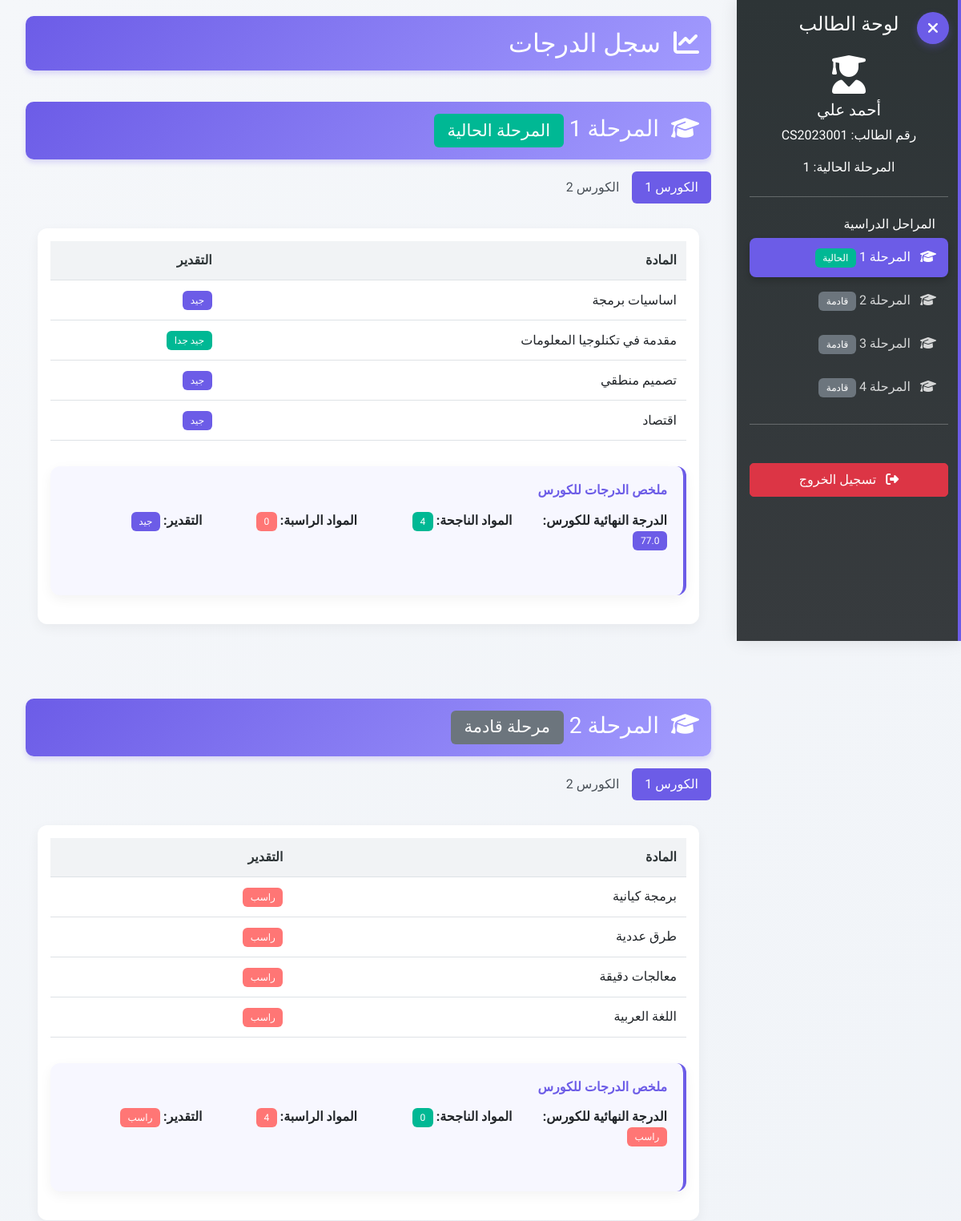
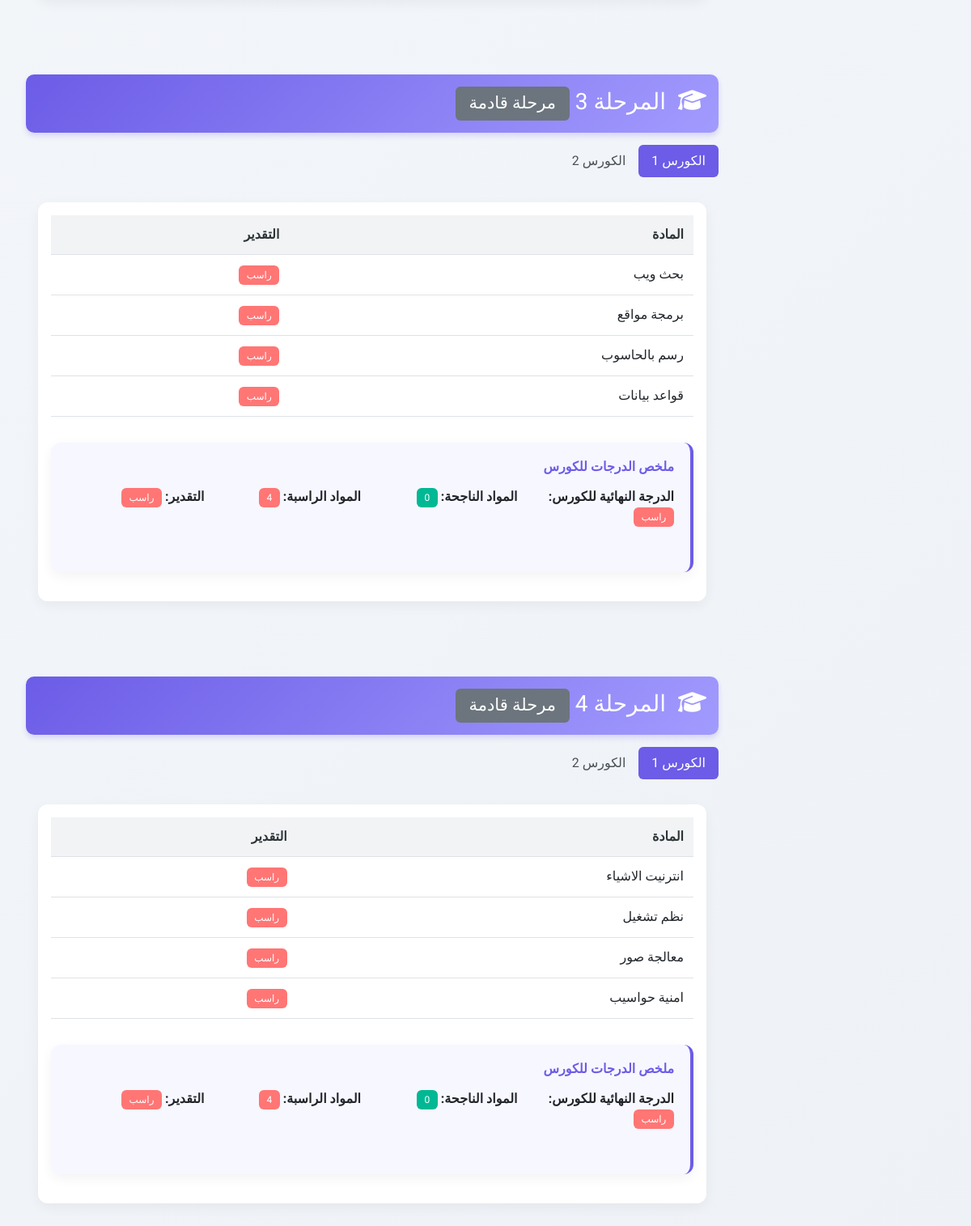
Screenshot of /student/dashboard (signed in) with the database file from the repository (2 pictures, top to bottom).
### app.py (models this page shows, shortened)
class User(db.Model, UserMixin):
    id = db.Column(db.Integer, primary_key=True)
    username = db.Column(db.String(100), unique=True, nullable=False)
    password_hash = db.Column(db.String(200), nullable=False)
    name = db.Column(db.String(100), nullable=False)
    user_type = db.Column(db.String(20), nullable=False)  # 'instructor', 'student', 'admin'
    failed_login_attempts = db.Column(db.Integer, default=0)  # عدد محاولات تسجيل الدخول الفاشلة
    is_locked = db.Column(db.Boolean, default=False)  # حالة حساب المستخدم (مقفل أم لا)

class Student(db.Model):
    id = db.Column(db.Integer, primary_key=True)
    user_id = db.Column(db.Integer, db.ForeignKey('user.id'), nullable=False)
    student_id = db.Column(db.String(20), unique=True, nullable=False)
    stage = db.Column(db.Integer, nullable=False)  # 1, 2, 3, or 4
    grades = db.relationship('Grade', backref='student', lazy=True)

class Course(db.Model):
    id = db.Column(db.Integer, primary_key=True)
    name = db.Column(db.String(100), nullable=False)
    stage = db.Column(db.Integer, nullable=False)  # 1, 2, 3, or 4
    semester = db.Column(db.Integer, nullable=False)  # 1 or 2
    units = db.Column(db.Integer, nullable=False)  # between 2-8
    grades = db.relationship('Grade', backref='course', lazy=True)

class Grade(db.Model):
    id = db.Column(db.Integer, primary_key=True)
    student_id = db.Column(db.Integer, db.ForeignKey('student.id'), nullable=False)
    course_id = db.Column(db.Integer, db.ForeignKey('course.id'), nullable=False)
    coursework = db.Column(db.Integer, nullable=False, default=0)  # 0-50
    final_exam = db.Column(db.Integer, nullable=False, default=0)  # 0-50
    decision_marks = db.Column(db.Integer, nullable=False, default=0)  # 0-10
    academic_year = db.Column(db.String(20), nullable=False)
    @property
    def total(self):
        return self.coursework + self.final_exam + self.decision_marks
    @property
    def grade_evaluation(self):
        total = self.total
        if total < 50:
            return "راسب"
        elif total < 60:
            return "مقبول"
        elif total < 70:
            return "متوسط"
        elif total < 80:
            return "جيد"
        elif total < 90:
            return "جيد جدا"
        else:
            return "امتياز"

### app.py (the view)
@app.route('/student/dashboard')
@login_required
def student_dashboard():
    if current_user.user_type != 'student':
        flash('غير مصرح لك بالوصول إلى هذه الصفحة', 'danger')
        return redirect(url_for('login'))
    session['active_page'] = 'student_dashboard'
    student = Student.query.filter_by(user_id=current_user.id).first()
    if not student:
        flash('لم يتم العثور على بيانات الطالب', 'danger')
        return redirect(url_for('login'))
    current_stage = student.stage
    stages = []
    stages.append(current_stage)
    for stage in range(current_stage-1, 0, -1):
        stages.append(stage)
    for stage in range(current_stage+1, 5):
        stages.append(stage)
    semesters = [1, 2]
    all_grades = {}
    stage_gpas = {}  # لتخزين المعدل النهائي لكل مرحلة
    student_info = {
        'name': current_user.name,
        'id': student.student_id,
        'current_stage': current_stage
    }
    for stage in stages:
        all_grades[stage] = {}
        try:
            stage_gpas[stage] = calculate_stage_gpa(student.id, stage)
        except Exception as e:
            app.logger.error(f"خطأ في حساب معدل المرحلة {stage}: {str(e)}")
            stage_gpas[stage] = 0
        for semester in semesters:
            semester_grades = []
            try:
                courses = Course.query.filter_by(stage=stage, semester=semester).all()
                for course in courses:
                    grade = Grade.query.filter_by(student_id=student.id, course_id=course.id).first()
                    if grade:
                        semester_grades.append({
                            'course': course,
                            'grade': grade
                        })
            except Exception as e:
                app.logger.error(f"خطأ في جلب درجات الكورس {semester} للمرحلة {stage}: {str(e)}")
            all_grades[stage][semester] = semester_grades
    return render_template('student_dashboard.html',
                           all_grades=all_grades,
                           stages=stages,
                           semesters=semesters,
                           stage_gpas=stage_gpas,
                           student_info=student_info)

### templates/student_dashboard.html (shortened to what this page needs)
{% extends "base.html" %}
{% block content %}
<div class="sidebar-toggle" title="إخفاء/إظهار القائمة الجانبية">
    <i class="fas fa-bars"></i>
</div>
<div class="sidebar">
    <div class="p-3">
        <h4 class="text-center mb-4">لوحة الطالب</h4>
        <div class="text-center mb-4">
            <i class="fas fa-user-graduate fa-3x mb-2"></i>
            <h5>{{ student_info.name }}</h5>
            <p class="text-white">رقم الطالب: {{ student_info.id }}</p>
            <p class="text-white">المرحلة الحالية: {{ student_info.current_stage }}</p>
        </div>
        <hr>
        <h6 class="sidebar-heading px-3 mt-4 mb-2 text-white">المراحل الدراسية</h6>
        <ul class="nav flex-column" id="stageNav">
            {% for stage in stages %}
            <li class="nav-item">
                <a class="nav-link {% if loop.first %}active{% endif %}" href="#stage{{ stage }}">
                    <i class="fas fa-graduation-cap me-2"></i>
                    المرحلة {{ stage }}
                    {% if stage == student_info.current_stage %}
                    <span class="badge bg-success">الحالية</span>
                    {% elif stage < student_info.current_stage %}
                    <span class="badge bg-info">سابقة</span>
                    {% else %}
                    <span class="badge bg-secondary">قادمة</span>
                    {% endif %}
                </a>
            </li>
            {% endfor %}
        </ul>
        <hr>
        <div class="mt-5">
            <a href="{{ url_for('logout') }}" class="btn btn-danger w-100">
                <i class="fas fa-sign-out-alt me-2"></i>
                تسجيل الخروج
            </a>
        </div>
    </div>
</div>
<div class="content">
    <div class="container-fluid">
        <div class="row mb-4">
            <div class="col-md-12">
                <h2 class="stage-title fade-in">
                    <i class="fas fa-chart-line me-2"></i>
                    سجل الدرجات
                </h2>
            </div>
        </div>
        <div class="slide-in">
            {% for stage in stages %}
                <div id="stage{{ stage }}" class="mb-5">
                    <h3 class="stage-title">
                        <i class="fas fa-graduation-cap me-2"></i>
                        المرحلة {{ stage }}
                        {% if stage == student_info.current_stage %}
                        <span class="badge bg-success">المرحلة الحالية</span>
                        {% elif stage < student_info.current_stage %}
                        <span class="badge bg-info">مرحلة سابقة</span>
                        {% else %}
                        <span class="badge bg-secondary">مرحلة قادمة</span>
                        {% endif %}
                    </h3>
                    <ul class="nav nav-pills mb-3" id="pills-tab-{{ stage }}" role="tablist">
                        {% for semester in semesters %}
                            <li class="nav-item" role="presentation">
                                <button class="nav-link {% if loop.first %}active{% endif %}"
                                        id="pills-semester{{ stage }}-{{ semester }}-tab"
                                        data-bs-toggle="pill"
                                        data-bs-target="#pills-semester{{ stage }}-{{ semester }}"
                                        type="button"
                                        role="tab"
                                        aria-controls="pills-semester{{ stage }}-{{ semester }}"
                                        aria-selected="{% if loop.first %}true{% else %}false{% endif %}">
                                    الكورس {{ semester }}
                                </button>
                            </li>
                        {% endfor %}
                    </ul>
                    <div class="tab-content" id="pills-tabContent-{{ stage }}">
                        {% for semester in semesters %}
                            <div class="tab-pane fade {% if loop.first %}show active{% endif %}"
                                 id="pills-semester{{ stage }}-{{ semester }}"
                                 role="tabpanel"
                                 aria-labelledby="pills-semester{{ stage }}-{{ semester }}-tab">
                                {% if all_grades[stage][semester] %}
                                    <div class="card grade-table">
                                        <div class="card-body">
                                            <div class="table-responsive">
                                                <table class="table table-hover">
                                                    <thead>
                                                        <tr>
                                                            <th>المادة</th>
                                                            <th>التقدير</th>
                                                        </tr>
                                                    </thead>
                                                    <tbody>
                                                        {% for item in all_grades[stage][semester] %}
                                                            <tr>
                                                                <td>{{ item.course.name }}</td>
                                                                <td>
                                                                    <span class="badge {% if item.grade.total < 50 %}bg-danger{% elif item.grade.total < 60 %}bg-warning{% elif item.grade.total < 70 %}bg-info{% elif item.grade.total < 80 %}bg-primary{% elif item.grade.total < 90 %}bg-success{% else %}bg-success{% endif %}">
                                                                        {{ item.grade.grade_evaluation }}
                                                                    </span>
                                                                </td>
                                                            </tr>
                                                        {% endfor %}
                                                    </tbody>
                                                </table>
                                            </div>
                                            {% set total_grades = namespace(value=0) %}
                                            {% set passed_courses = namespace(value=0) %}
                                            {% set failed_courses = namespace(value=0) %}
                                            {% for item in all_grades[stage][semester] %}
                                                {% set total_grades.value = total_grades.value + item.grade.total %}
                                                {% if item.grade.total >= 50 %}
                                                    {% set passed_courses.value = passed_courses.value + 1 %}
                                                {% else %}
                                                    {% set failed_courses.value = failed_courses.value + 1 %}
                                                {% endif %}
                                            {% endfor %}
                                            {% set average_grade = total_grades.value / all_grades[stage][semester]|length if all_grades[stage][semester]|length > 0 else 0 %}
                                            {% set overall_evaluation = '' %}
                                            {% if average_grade < 50 %}
                                                {% set overall_evaluation = 'ضعيف' %}
                                            {% elif average_grade < 60 %}
                                                {% set overall_evaluation = 'مقبول' %}
                                            {% elif average_grade < 70 %}
                                                {% set overall_evaluation = 'متوسط' %}
                                            {% elif average_grade < 80 %}
                                                {% set overall_evaluation = 'جيد' %}
                                            {% elif average_grade < 90 %}
                                                {% set overall_evaluation = 'جيد جدا' %}
                                            {% else %}
                                                {% set overall_evaluation = 'امتياز' %}
                                            {% endif %}
                                            <div class="summary-box mt-3">
                                                <h6 class="mb-3">ملخص الدرجات للكورس</h6>
                                                <div class="row">
                                                    <div class="col-md-3">
                                                        {% if failed_courses.value == 0 %}
                                                        <p><strong>الدرجة النهائية للكورس:</strong> <span class="badge bg-primary">{{ average_grade|round(4) }}</span></p>
                                                        {% else %}
                                                        <p><strong>الدرجة النهائية للكورس:</strong> <span class="badge bg-danger">راسب</span></p>
                                                        {% endif %}
                                                    </div>
                                                    <div class="col-md-3">
                                                        <p><strong>المواد الناجحة:</strong> <span class="badge bg-success">{{ passed_courses.value }}</span></p>
                                                    </div>
                                                    <div class="col-md-3">
                                                        <p><strong>المواد الراسبة:</strong> <span class="badge bg-danger">{{ failed_courses.value }}</span></p>
                                                    </div>
                                                    <div class="col-md-3">
                                                        {% if failed_courses.value == 0 %}
                                                        <p><strong>التقدير:</strong> <span class="badge {% if average_grade < 50 %}bg-danger{% elif average_grade < 60 %}bg-warning{% elif average_grade < 70 %}bg-info{% elif average_grade < 80 %}bg-primary{% elif average_grade < 90 %}bg-success{% else %}bg-success{% endif %}">{{ overall_evaluation }}</span></p>
                                                        {% else %}
                                                        <p><strong>التقدير:</strong> <span class="badge bg-danger">راسب</span></p>
                                                        {% endif %}
                                                    </div>
                                                </div>
                                            </div>
                                        </div>
                                    </div>
                                {% else %}
                                    <div class="alert alert-info">
                                        <i class="fas fa-info-circle me-2"></i>
                                        لا توجد درجات متاحة لهذا الكورس حتى الآن.
                                    </div>
                                {% endif %}
                            </div>
                        {% endfor %}
                    </div>
                </div>
            {% endfor %}
        </div>
    </div>
</div>
{% endblock %}

### templates/base.html (shortened to what this page needs)
<!DOCTYPE html>
<html lang="ar" dir="rtl">
<head>
    <link rel="stylesheet" href="https://cdn.jsdelivr.net/npm/bootstrap@5.3.0/dist/css/bootstrap.rtl.min.css">
    <link rel="stylesheet" href="https://cdnjs.cloudflare.com/ajax/libs/font-awesome/6.4.0/css/all.min.css" />
    <link rel="stylesheet" href="{{ url_for('static', filename='css/custom.css') }}">
    <link rel="stylesheet" href="{{ url_for('static', filename='css/mobile.css') }}">
</head>
<body>
    {% block content %}{% endblock %}
</body>
</html>

### rows the page displays
User: name "أحمد علي"
Student: id "CS2023001"
Course: course.name "اساسيات برمجة"
Grade: grade.grade_evaluation "جيد"
Course: course.name "مقدمة في تكنلوجيا المعلومات"
Grade: grade.grade_evaluation "جيد جدا"
Course: course.name "تصميم منطقي"
Grade: grade.grade_evaluation "جيد"
Course: course.name "اقتصاد"
Grade: grade.grade_evaluation "جيد"
Course: course.name "برمجة كيانية"
Grade: grade.grade_evaluation "راسب"
Course: course.name "طرق عددية"
Grade: grade.grade_evaluation "راسب"
Course: course.name "معالجات دقيقة"
Grade: grade.grade_evaluation "راسب"
Course: course.name "اللغة العربية"
Grade: grade.grade_evaluation "راسب"
Course: course.name "بحث ويب"
Grade: grade.grade_evaluation "راسب"
Course: course.name "برمجة مواقع"
Grade: grade.grade_evaluation "راسب"
Course: course.name "رسم بالحاسوب"
Grade: grade.grade_evaluation "راسب"
Course: course.name "قواعد بيانات"
Grade: grade.grade_evaluation "راسب"
Course: course.name "انترنيت الاشياء"
Grade: grade.grade_evaluation "راسب"
Course: course.name "نظم تشغيل"
Grade: grade.grade_evaluation "راسب"
Course: course.name "معالجة صور"
Grade: grade.grade_evaluation "راسب"
Course: course.name "امنية حواسيب"
Grade: grade.grade_evaluation "راسب"

### other values shown
{{ student_info.current_stage }} "1"
{{ stage }} "2" "3" "4"
{{ stage }} "1" "2" "3" "4"
{{ semester }} "1" "2" "1" "2" "1" "2" "1" "2"
{{ average_grade|round(4) }} "77.0"
{{ passed_courses.value }} "4" "0" "0" "0"
{{ failed_courses.value }} "0" "4" "4" "4"
{{ overall_evaluation }} "جيد"
